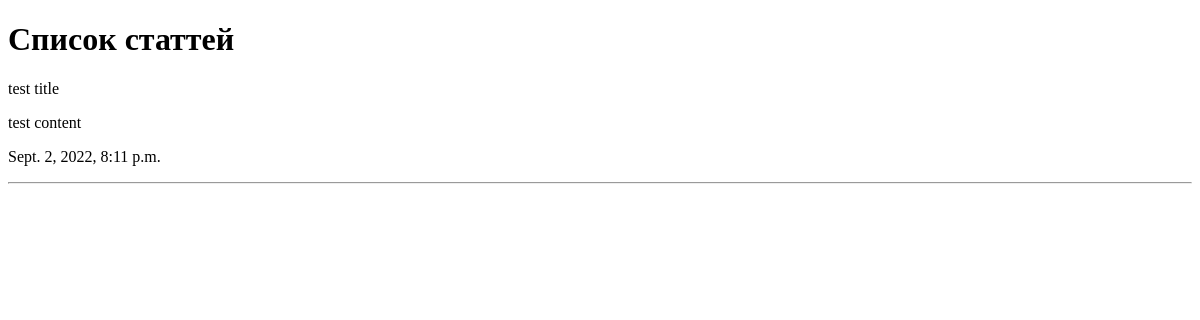
Before: / with the older database file.
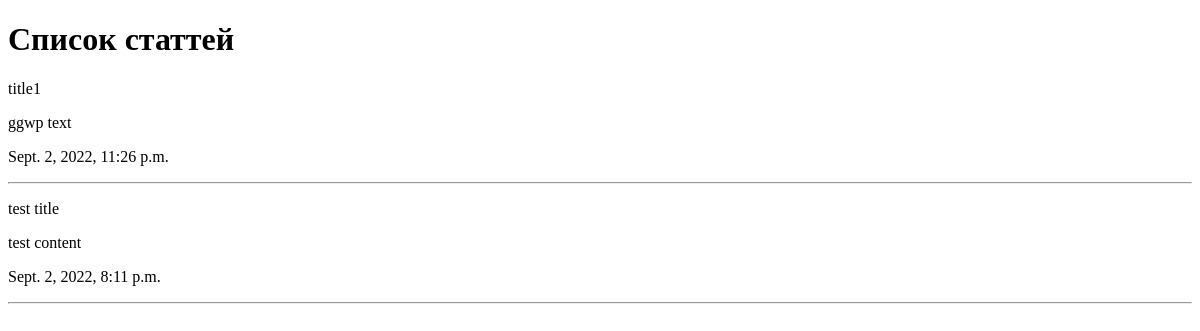
After: the same page with the newer database file.
### news/models.py (models this page shows, shortened)
class News(models.Model):
    title = models.CharField(max_length=150)
    content = models.TextField(blank=True)
    created_at = models.DateTimeField(auto_now_add=True)
    updated_at = models.DateTimeField(auto_now=True)
    photo = models.ImageField(upload_to='photos/%Y/%m/%d/')
    is_published = models.BooleanField(default=True)

### news/views.py (the view)
# urls.py: path('', index),
def index(request):
    news = News.objects.order_by('-created_at')
    return render(request, 'new/index.html', {'news': news})

### news/templates/new/index.html (shortened to what this page needs)
<!DOCTYPE html>
<html lang="en">
<head>
</head>
<body>
<h1> Список статтей </h1>
{% for item in news %}
    <div>
        <p>{{ item.title}} </p>
        <p>{{ item.content}} </p>
        <p>{{ item.created_at}} </p><hr>
    </div>
{% endfor %}
</body>
</html>

Changed rows visible on the page:
added News: title "title1", content "ggwp text", created_at "Sept. 2, 2022, 11:26 p.m."
